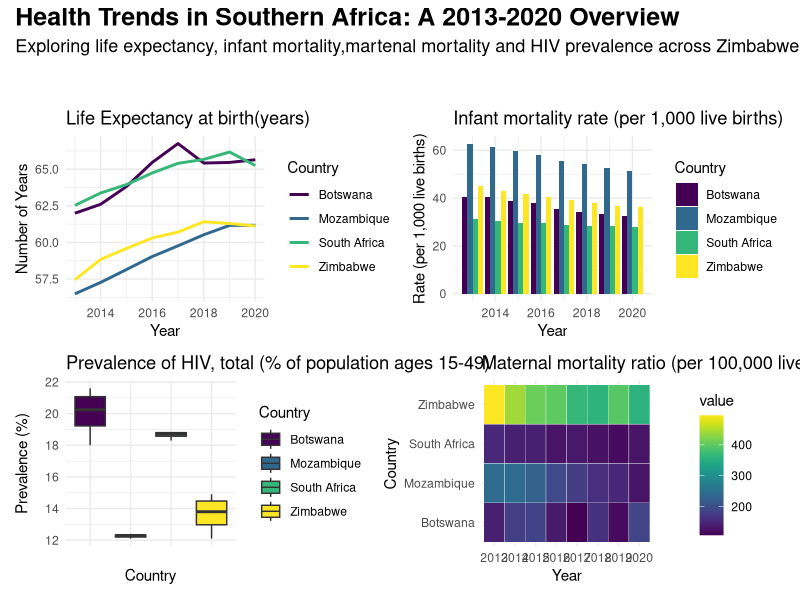

This chart was generated by the following R code:
# Load necessary libraries
library(ggplot2)
library(tidyr)
library(dplyr)
library(gridExtra)
library(reshape2)
library(viridis)
library(patchwork)
library(ggtext)


data <- read.csv("API_Download_DS2_en_csv_v2_60220.csv",skip=4)


data_long <- data %>%
  pivot_longer(cols = starts_with("X"), 
               names_to = "Year", 
               values_to = "Value")


data_long$Year <- as.integer(gsub("X", "", data_long$Year))

# Filter for the years 2013 to 2020
filtered_data <- data_long %>%
  filter(Year >= 2013 & Year <= 2020)



data_melt <- filtered_data %>%
  pivot_longer(cols = Value, names_to = "Indicator", values_to = "Value")



# 1. Life Expectancy Line Chart
p1 <- ggplot(data_melt %>% filter(Indicator.Name == 'Life expectancy at birth, total (years)'), 
             aes(x = Year, y = Value, color = Country.Name, group = Country.Name)) +
  geom_line(size = 1) +
  labs(title = 'Life Expectancy at birth(years)', color = 'Country', y = 'Number of Years') +
  scale_color_viridis_d() +
  theme_minimal()



# 2. Infant Mortality Rate Bar Chart
p2 <- ggplot(data_melt %>% filter(Indicator.Name == 'Mortality rate, infant (per 1,000 live births)'),
             aes(x = Year, y = Value, fill = Country.Name)) +
  geom_bar(stat = 'identity', position = 'dodge') +
  labs(title = 'Infant mortality rate (per 1,000 live births)', y = 'Rate (per 1,000 live births)', fill = 'Country') +
  scale_fill_viridis_d() +
  
  theme_minimal()


# 3. Box Plot for Prevalence of HIV
p3 <- ggplot(data_melt %>% filter(Indicator.Name == 'Prevalence of HIV, total (% of population ages 15-49)'),
             aes(x = Country.Name, y = Value, fill = Country.Name)) +
  geom_boxplot() +
  labs(title = 'Prevalence of HIV, total (% of population ages 15-49)', 
       y = 'Prevalence (%)', x='Country',
       fill = 'Country') +
  scale_fill_viridis_d() +
  theme_minimal() +
  theme(axis.text.x = element_blank(),   
        axis.ticks.x = element_blank())  


# 4. Heatmap for Life Expectancy Maternal mortality ratio (modeled estimate, per 100,000 live births)
life_expectancy_data <- data_melt %>%
  filter(Indicator.Name == 'Maternal mortality ratio (modeled estimate, per 100,000 live births)') %>%
  select(Country.Name, Year, Value) %>%
  pivot_wider(names_from = Year, values_from = Value)

# Convert to long format for heatmap
heatmap_data <- melt(life_expectancy_data, id.vars = 'Country.Name')

p4 <- ggplot(heatmap_data, aes(x = variable, y = Country.Name, fill = value)) +
  geom_tile(color = "white") +  # Add borders to tiles
  labs(title = 'Maternal mortality ratio (per 100,000 live births)', x = 'Year', y = 'Country') +
  scale_fill_viridis(option = "D") +  # Use a consistent color scale
  theme_minimal() +
  theme(legend.position = 'right')


# Arrange plots using patchwork
final_plot <- (p1 + p2) / (p3 + p4)  #


final_plot <- final_plot + 
  plot_annotation(
    title = "Health Trends in Southern Africa: A 2013-2020 Overview",
    subtitle = "Exploring life expectancy, infant mortality,martenal mortality and HIV prevalence across Zimbabwe,Botswana,Mozambique and South Africa\n\n",
    #caption = 'Source: World Bank Data',
    theme = theme(
      plot.title = element_text(size = 18, face = "bold", color = "black"),  
      plot.subtitle = element_text(size = 13, color = "black"),  
      #plot.caption = element_text(size = 10, color = "gray") 
    )
  )

# Display the updated plot
final_plot
